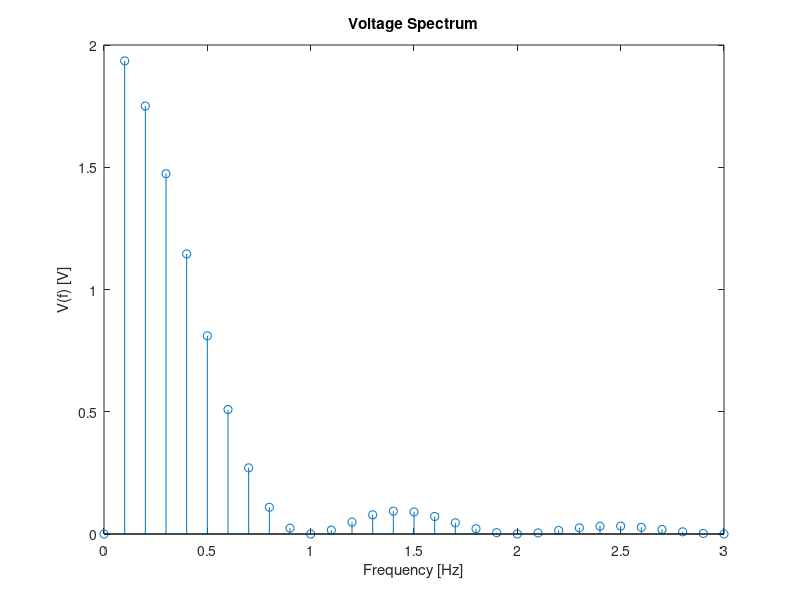
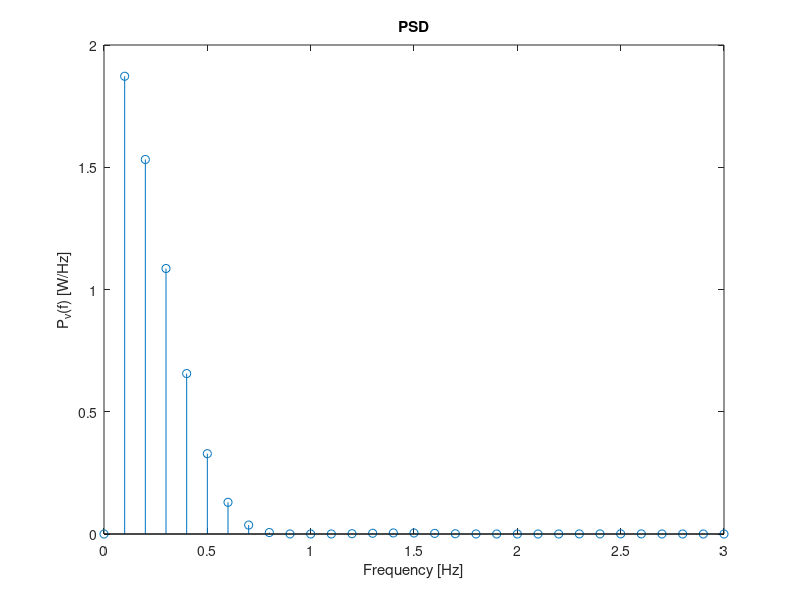

Write the MATLAB code that produced these figures, in order.
f = 0:.1:3;
T = 2;
V = 2*(sin(pi*f)./(pi*f)).^2;
V(1) = 0;

figure(1)
stem(f,V),xlabel('Frequency [Hz]'),ylabel('V(f) [V]'),title('Voltage Spectrum')

P_v = (abs(V)).^2./T;

figure(2)
stem(f,P_v),xlabel('Frequency [Hz]'),ylabel('P_v(f) [W/Hz]'),title('PSD')